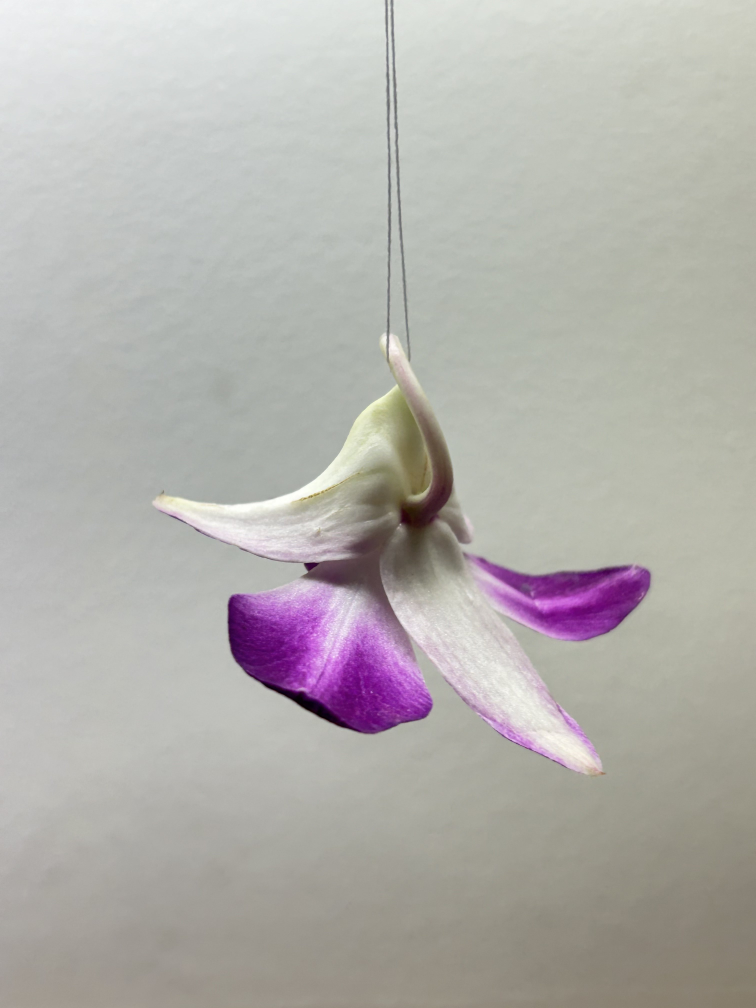
#> input picture flower.jpg, 3024 x 4032 px, found by its file name (shown at 1/4 size)
$ python vignette.py
#> lines starting #> are read from the running program, lines starting #| are printed output that depends on the picture
import numpy as np
import cv2


#reading the image
input_image = cv2.imread('flower.jpg')
#> input_image is the input picture: shape (4032, 3024, 3); mean B, G, R 172.4, 176.1, 178.6

#resizing the image according to our need
# resize() function takes 2 parameters,
# the image and the dimensions
input_image = cv2.resize(input_image, (480, 480))
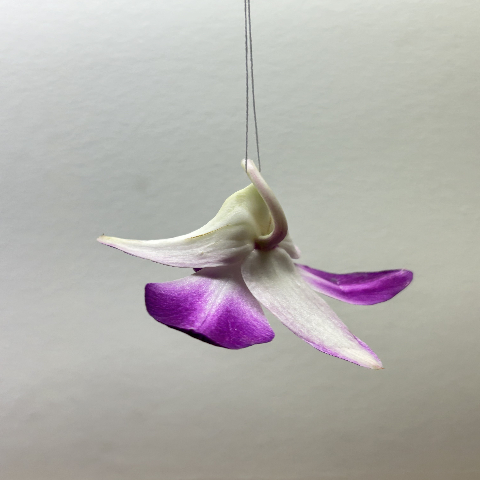
#> input_image: shape (480, 480, 3); mean B, G, R 172.3, 176, 178.6

# Extracting the height and width of an image
rows, cols = input_image.shape[:2]
#> rows = 480; cols = 480

# generating vignette mask using Gaussian
# resultant_kernels
X_resultant_kernel = cv2.getGaussianKernel(cols,200)
Y_resultant_kernel = cv2.getGaussianKernel(rows,200)

#generating resultant_kernel matrix
resultant_kernel = Y_resultant_kernel * X_resultant_kernel.T

#creating mask and normalising by using np.linalg
# function
mask = 255 * resultant_kernel / np.linalg.norm(resultant_kernel)
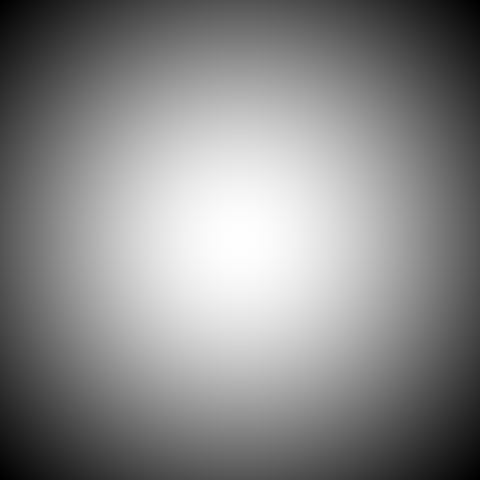
#> resultant_kernel: shape (480, 480) float64; min 1.6e-06, max 6.71e-06, mean 4.34e-06; drawn with min black and max white
output = np.copy(input_image)

# applying the mask to each channel in the input image
for i in range(3):
    output[:,:,i] = output[:,:,i] * mask
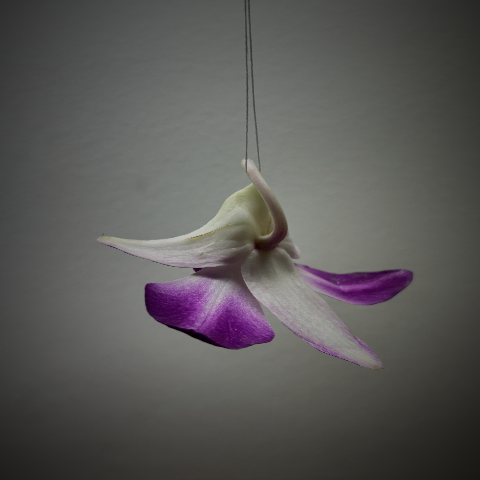
#> output: shape (480, 480, 3); mean B, G, R 87.2, 88.5, 90.3

#displaying the original image
cv2.imshow('Original', input_image)

#displaying the vignette filter image
cv2.imshow('VIGNETTE', output)

# Maintain output window until
# user presses a key
cv2.waitKey(0)

# Destroying present windows on screen
cv2.destroyAllWindows()

$ run again, with img2.jpg copied over flower.jpg
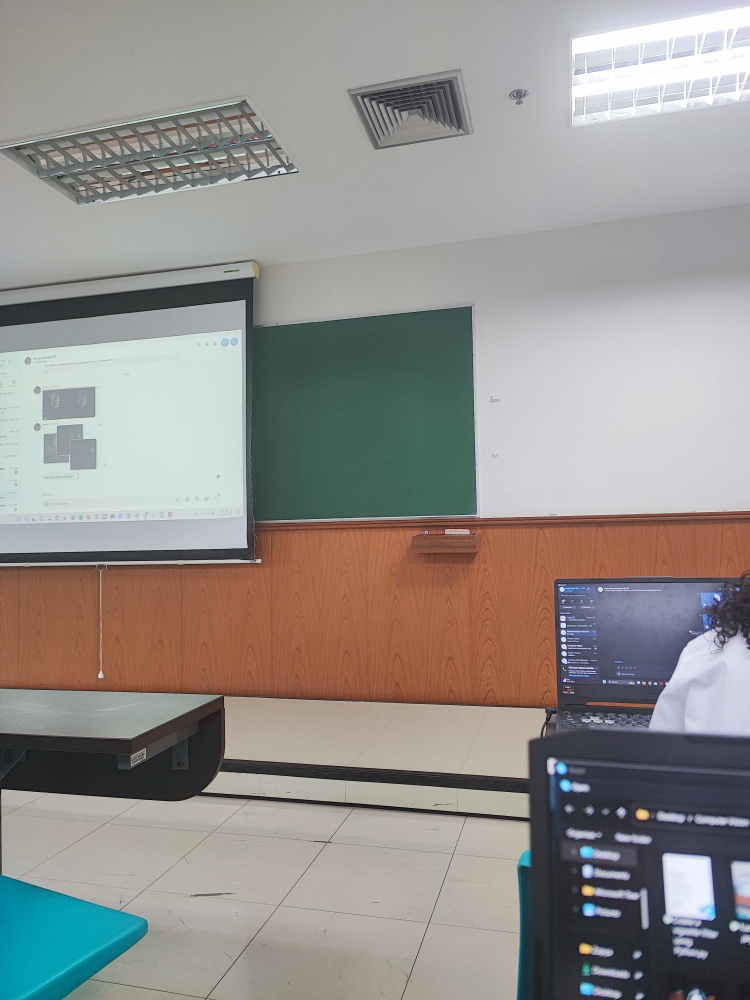
#> input picture img2.jpg, 1500 x 2000 px, found by its file name (shown at 1/2 size)
#> input_image is the input picture: shape (2000, 1500, 3); mean B, G, R 141.2, 144.8, 147.9
#> `input_image = cv2.resize(input_image, (480, 480))`:
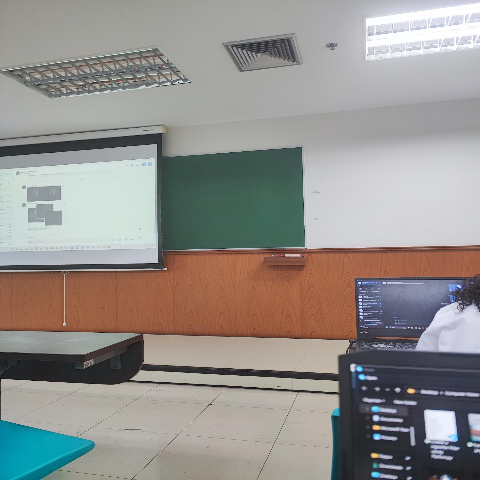
#> input_image: shape (480, 480, 3); mean B, G, R 141.2, 144.7, 147.8
#> after the loop `for i in range(3):`:
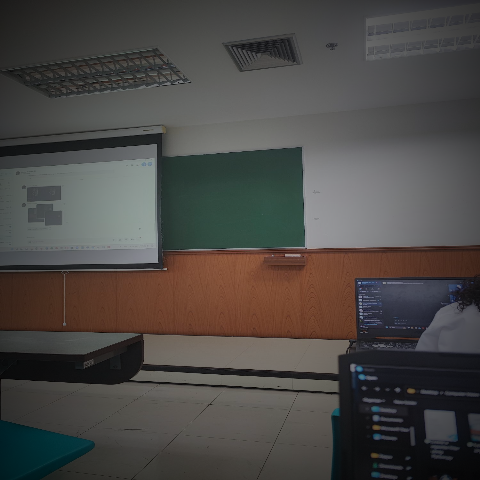
#> output: shape (480, 480, 3); mean B, G, R 69.5, 72.2, 75

$ run again, with img3.jpg copied over flower.jpg
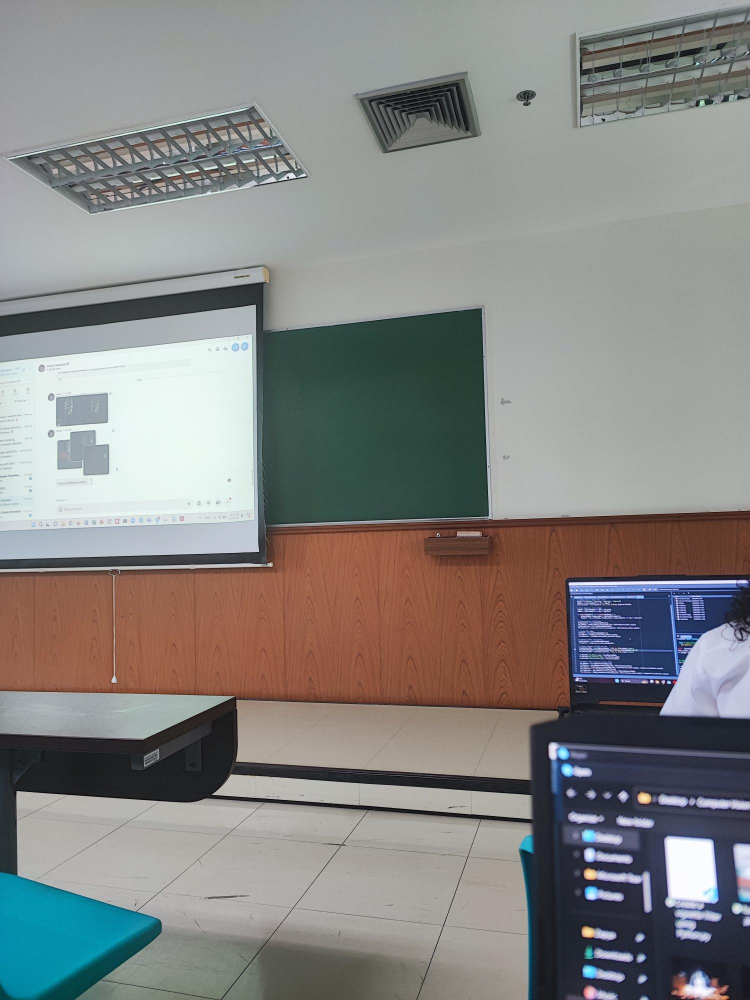
#> input picture img3.jpg, 1500 x 2000 px, found by its file name (shown at 1/2 size)
#> input_image is the input picture: shape (2000, 1500, 3); mean B, G, R 130.8, 132.6, 132.9
#> `input_image = cv2.resize(input_image, (480, 480))`:
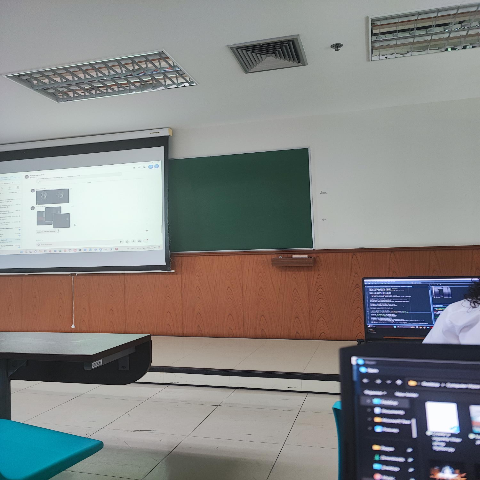
#> input_image: shape (480, 480, 3); mean B, G, R 130.7, 132.5, 132.8
#> after the loop `for i in range(3):`:
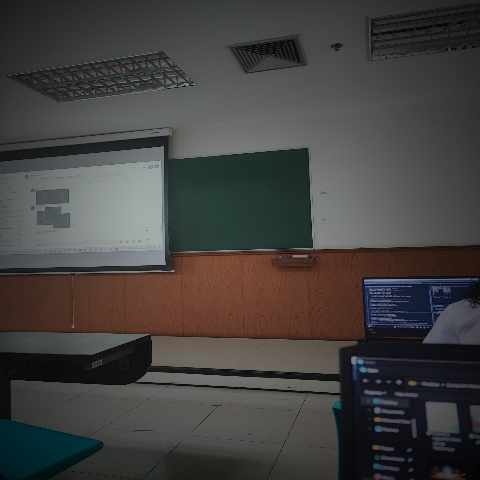
#> output: shape (480, 480, 3); mean B, G, R 64.6, 66.3, 67.7
